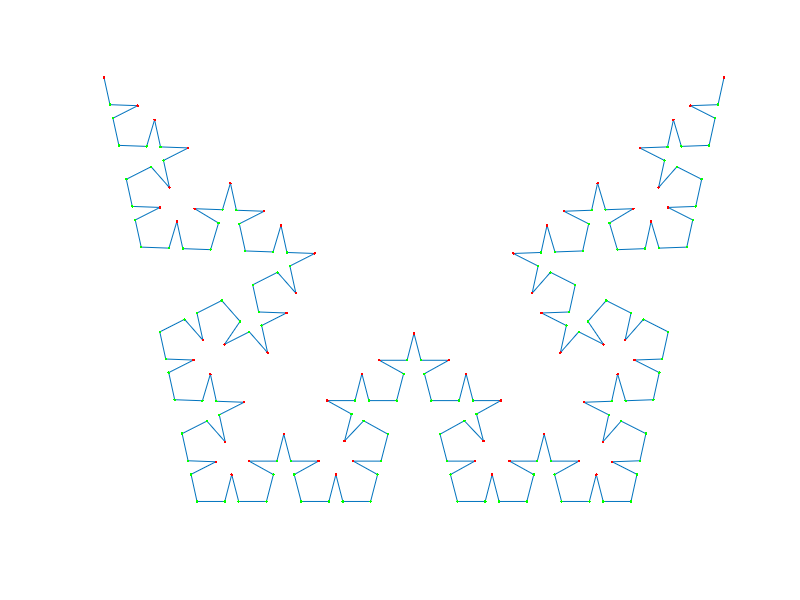
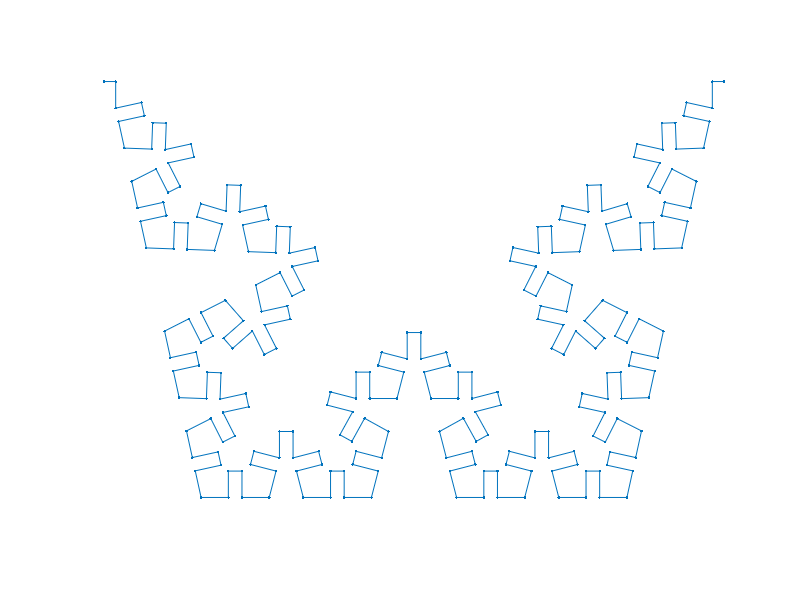

Recreate these plots in MATLAB, in order.
clear all
close all

%-------------------------------------
% von_koch
%
% construct the periodic von_koch line
%
% 1/3 < alpha < 1
%-------------------------------------

L=1.0;      % period
m=4;        % generation
alpha=0.36;
alpha=0.80;
alpha=0.70;

alphac=1.0-alpha;

%---------------
% basic line m=1
%
% The array "in" is a vertex index that is
% equal to 1 if the corresponding corner
% angle is obtuse, and 2 otherwise
%---------------

height = sqrt(3.0*alpha^2+2.0*alpha-1.0);

nv=4;

 x(4)=L;
 y(4)=L*height;
in(4)=1;

 x(3)=L*alpha;
 y(3)=0;
in(3)=2;

 x(2)=-x(3);
 y(2)= y(3);
in(2)=2;
 x(1)=-x(4);
 y(1)= y(4);
in(1)=1;

%---
% run over generations
%---

if(m>1)

%---
for i=2:m
%---

%---------------------------
% Save the vertices 
% of the previous generation
%---------------------------

  for j=1:nv
   xaux(j)=x(j); yaux(j)=y(j); iaux(j)=in(j);
  end

  kv=nv;
  nv=3*4^(i-1)+1;

  x(nv)=xaux(kv); y(nv)=yaux(kv); in(nv)=iaux(kv);
  j=nv;

  for l=1:kv-1

    sgn=1.0;
%    if(rand>0.5)
%     sgn=-1.0;
%    end

    k=kv-l;

    xa=xaux(k);       ya=yaux(k);
    xb=xaux(k+1);     yb=yaux(k+1);
    xc=0.5D0*(xa+xb); yc=0.5D0*(ya+yb);
    dx=xb-xa;         dy=yb-ya;
    ds = sqrt(dx^2+dy^2);
    height = sqrt(3.0*(4.0*alpha-1.0))/6.0;

    j=j-1;
    x(j)=xc+alphac*dx/3.0;
    y(j)=yc+alphac*dy/3.0;
    in(j)=2;
    j=j-1;
    x(j)=xc-sgn*dy*height;
    y(j)=yc+sgn*dx*height;
    in(j)=1;
    j=j-1;
    x(j)=xc-alphac*dx/3.0;
    y(j)=yc-alphac*dy/3.0;
    in(j)=2;
    j=j-1;
    x(j)=xa;
    y(j)=ya;
    in(j)=in(k);

  end

%---
end
%---

end


%---
% plotting
%---

hold on
xlabel('x','fontsize',15)
ylabel('y','fontsize',15)
set(gca,'fontsize',15)
axis equal
axis off

plot(x,y)

for i=1:nv
 if(in(i)==1)
   plot(x(i),y(i),'.r')
 else
   plot(x(i),y(i),'.g')
 end
end

%------------------------
% rectangular projections
%-------

Ic=0;     % vertex counter

for i=1:nv
 if(in(i)==1)
  if(i==1)
   dx=x(2)-x(1);
   dy=0.0;
  elseif(i==nv)
   dx=x(nv)-x(nv-1);
   dy=0.0;
  else
   dx=0.5*(x(i+1)-x(i-1));
   dy=0.5*(y(i+1)-y(i-1));
  end
  Ic=Ic+1;
  xs(Ic)=x(i)-dx;
  ys(Ic)=y(i)-dy;
  Ic=Ic+1;
  xs(Ic)=x(i)+dx;
  ys(Ic)=y(i)+dy;
 else
  Ic=Ic+1;
  xs(Ic)=x(i);
  ys(Ic)=y(i);
 end
end

nvs=Ic;

figure
hold on
xlabel('x','fontsize',15)
ylabel('y','fontsize',15)
set(gca,'fontsize',15)
axis equal
axis off

plot(xs,ys,'.-')
